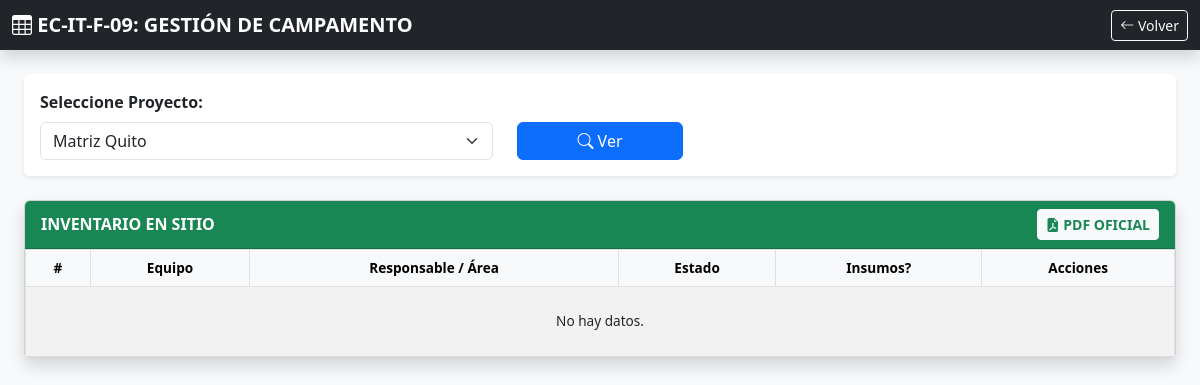
The page /views/admin/ver_matriz.php?sede=1 (signed in) on the database as committed earlier.
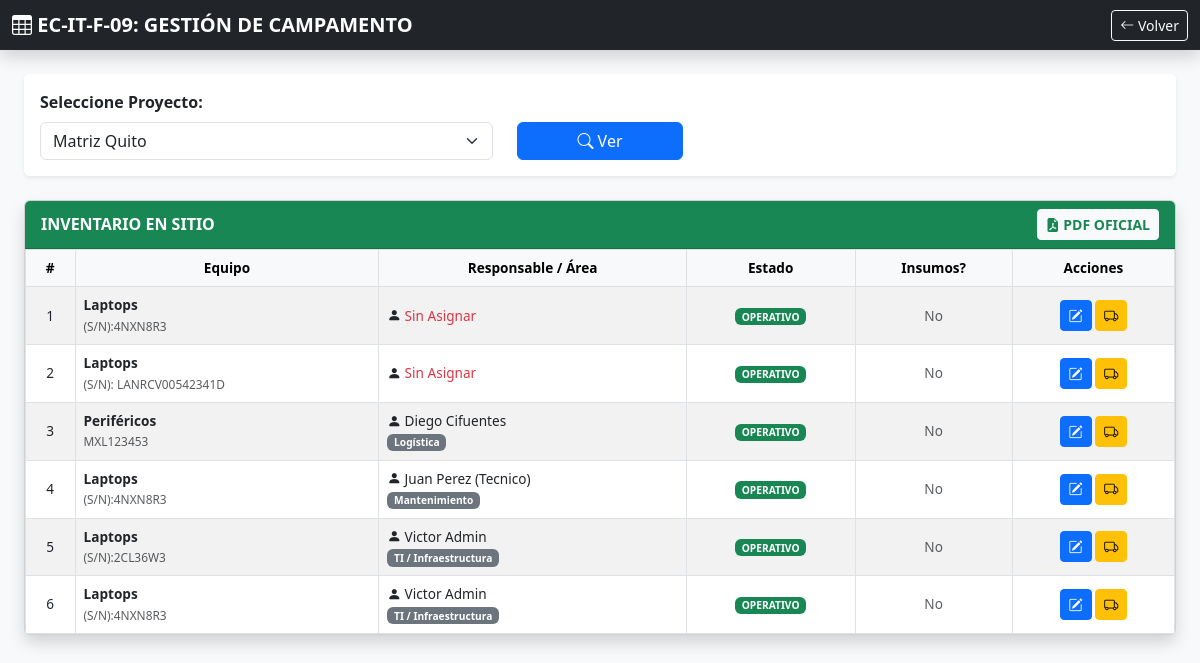
The same page on the database as committed later.
### tables this page shows
CREATE TABLE `activos` (
  `id_activo` int(11) NOT NULL,
  `codigo_interno` varchar(50) NOT NULL,
  `serie` varchar(100) DEFAULT NULL,
  `marca` varchar(50) DEFAULT NULL,
  `modelo` varchar(100) DEFAULT NULL,
  `estado` enum('Operativo','Dañado','Mantenimiento','Baja') DEFAULT 'Operativo',
  `id_categoria` int(11) NOT NULL,
  `id_sede_actual` int(11) NOT NULL,
  `id_usuario_responsable` int(11) DEFAULT NULL,
  `observaciones` text DEFAULT NULL,
  `fecha_registro` timestamp NOT NULL DEFAULT current_timestamp(),
  `necesita_insumos` enum('SI','NO') DEFAULT 'NO'
);

CREATE TABLE `categorias` (
  `id_categoria` int(11) NOT NULL,
  `nombre` varchar(50) NOT NULL
);

CREATE TABLE `usuarios` (
  `id_usuario` int(11) NOT NULL,
  `nombre_completo` varchar(100) NOT NULL,
  `area` varchar(100) DEFAULT 'General',
  `email` varchar(100) NOT NULL,
  `password` varchar(255) NOT NULL,
  `id_rol` int(11) NOT NULL,
  `id_sede` int(11) DEFAULT NULL
);

### models/Matriz.php (called while the page is built, shortened)
<?php
require_once __DIR__ . '/../config/conexion.php';
class Matriz {
    private $conn;
    public function __construct() {
        $database = new Conexion();
        $this->conn = $database->getConexion();
    }
    public function obtenerDatosMatriz($id_sede) {
        $query = "SELECT
                    a.id_activo,
                    a.codigo_interno,
                    c.nombre as equipo,
                    a.serie,
                    u.id_usuario as id_responsable, -- Necesitamos el ID para pre-seleccionar en el modal
                    u.nombre_completo as responsable,
                    u.area,
                    h.fecha_asignacion,
                    s.nombre as ubicacion,
                    a.estado,
                    a.necesita_insumos              -- NUEVO CAMPO
                  FROM activos a
                  INNER JOIN categorias c ON a.id_categoria = c.id_categoria
                  LEFT JOIN usuarios u ON a.id_usuario_responsable = u.id_usuario
                  LEFT JOIN sedes s ON a.id_sede_actual = s.id_sede
                  LEFT JOIN (
                        SELECT id_activo, MAX(fecha_asignacion) as fecha_asignacion
                        FROM historial_movimientos
                        WHERE tipo_movimiento = 'Asignacion'
                        GROUP BY id_activo
                  ) h ON a.id_activo = h.id_activo
                  WHERE a.id_sede_actual = :sede
                  ORDER BY u.area ASC";
        $stmt = $this->conn->prepare($query);
        $stmt->bindParam(":sede", $id_sede);
        $stmt->execute();
        return $stmt;
    }
}
?>

### config/conexion.php (called while the page is built, shortened)
<?php
class Conexion {
    private $host = "localhost";
    private $db_name = "kluane_inventario";
    private $username = "root";
    private $password = "";
    public function getConexion() {
        $this->conn = null;
        try {
            $this->conn = new PDO("mysql:host=" . $this->host . ";dbname=" . $this->db_name, $this->username, $this->password);
            $this->conn->exec("set names utf8");
            $this->conn->setAttribute(PDO::ATTR_ERRMODE, PDO::ERRMODE_EXCEPTION);
        } catch(PDOException $exception) {
            echo "Error de conexión: " . $exception->getMessage();
        }
        return $this->conn;
    }
}
?>

### views/admin/ver_matriz.php (the view, shortened to what the changed rows need)
<?php
require_once '../../models/Matriz.php';
$matrizModel = new Matriz();
$id_sede_seleccionada = '';
if ($_SESSION['id_rol'] == 2) {
    $id_sede_seleccionada = $_SESSION['id_sede'];
} elseif (isset($_GET['sede'])) {
    $id_sede_seleccionada = $_GET['sede'];
}
$datos_matriz = null;
if ($id_sede_seleccionada) {
    $datos_matriz = $matrizModel->obtenerDatosMatriz($id_sede_seleccionada);
}
?>
<!DOCTYPE html>
<html lang="es">
<head>
    <link href="https://cdn.jsdelivr.net/npm/bootstrap@5.3.0/dist/css/bootstrap.min.css" rel="stylesheet">
    <link rel="stylesheet" href="https://cdn.jsdelivr.net/npm/bootstrap-icons@1.11.0/font/bootstrap-icons.css">
</head>
<body class="bg-light">
    <div class="container-fluid px-4">
        <?php if ($datos_matriz): ?>
        <div class="card shadow">
            <div class="card-body p-0">
                <div class="table-responsive">
                    <table class="table table-bordered table-striped mb-0 text-center align-middle" style="font-size: 0.85rem;">
                        <thead class="table-light">
                            <tr>
                                <th>#</th>
                                <th>Equipo</th>
                                <th>Responsable / Área</th>
                                <th>Estado</th>
                                <th>Insumos?</th>
                                <th>Acciones</th>
                            </tr>
                        </thead>
                        <tbody>
                            <?php
                            $contador = 1;
                            if($datos_matriz->rowCount() > 0):
                                while($fila = $datos_matriz->fetch(PDO::FETCH_ASSOC)):
                            ?>
                            <tr>
                                <td><?php echo $contador++; ?></td>
                                <td class="text-start">
                                    <span class="fw-bold"><?php echo $fila['equipo']; ?></span><br>
                                    <small class="text-muted"><?php echo $fila['serie']; ?></small>
                                </td>
                                <td class="text-start">
                                    <i class="bi bi-person-fill"></i> <?php echo $fila['responsable'] ? $fila['responsable'] : '<span class="text-danger">Sin Asignar</span>'; ?><br>
                                    <span class="badge bg-secondary"><?php echo $fila['area']; ?></span>
                                </td>
                                <td>
                                    <?php if($fila['estado'] == 'Operativo'): ?>
                                        <span class="badge bg-success">OPERATIVO</span>
                                    <?php else: ?>
                                        <span class="badge bg-danger"><?php echo $fila['estado']; ?></span>
                                    <?php endif; ?>
                                </td>
                                <td>
                                    <?php if($fila['necesita_insumos'] == 'SI'): ?>
                                        <span class="badge bg-warning text-dark">SI</span>
                                    <?php else: ?>
                                        <span class="text-muted">No</span>
                                    <?php endif; ?>
                                </td>
                                <td>
                                    <button class="btn btn-sm btn-primary"
                                            title="Editar Estado/Responsable"
                                            onclick="abrirModal(
                                                '<?php echo $fila['id_activo']; ?>',
                                                '<?php echo $fila['id_responsable']; ?>',
                                                '<?php echo $fila['estado']; ?>',
                                                '<?php echo $fila['necesita_insumos']; ?>'
                                            )">
                                        <i class="bi bi-pencil-square"></i>
                                    </button>
                                    <button class="btn btn-sm btn-warning"
                                            title="Devolver / Transferir a otra Sede"
                                            onclick="abrirModalTransferir('<?php echo $fila['id_activo']; ?>', '<?php echo $fila['equipo']; ?>')">
                                        <i class="bi bi-truck"></i>
                                    </button>
                                </td>
                            </tr>
                            <?php endwhile;
                            else: ?>
                                <tr><td colspan="6" class="p-4">No hay datos.</td></tr>
                            <?php endif; ?>
                        </tbody>
                    </table>
                </div>
            </div>
        </div>
        <?php endif; ?>
    </div>
</body>
</html>

Rows that differ between the two databases and show on the page:
added activos: id_categoria.nombre "Laptops", serie "(S/N):4NXN8R3", shows "Sin Asignar", estado "OPERATIVO", necesita_insumos "No"
added activos: id_categoria.nombre "Laptops", serie "(S/N): LANRCV00542341D", shows "Sin Asignar", estado "OPERATIVO", necesita_insumos "No"
added activos: id_categoria.nombre "Periféricos", serie "MXL123453", id_usuario_responsable.nombre_completo "Diego Cifuentes", id_usuario_responsable.area "Logística", estado "OPERATIVO", necesita_insumos "No"
added activos: id_categoria.nombre "Laptops", serie "(S/N):4NXN8R3", id_usuario_responsable.nombre_completo "Juan Perez (Tecnico)", id_usuario_responsable.area "Mantenimiento", estado "OPERATIVO", necesita_insumos "No"
added activos: id_categoria.nombre "Laptops", serie "(S/N):2CL36W3", id_usuario_responsable.nombre_completo "Victor Admin", id_usuario_responsable.area "TI / Infraestructura", estado "OPERATIVO", necesita_insumos "No"
added activos: id_categoria.nombre "Laptops", serie "(S/N):4NXN8R3", id_usuario_responsable.nombre_completo "Victor Admin", id_usuario_responsable.area "TI / Infraestructura", estado "OPERATIVO", necesita_insumos "No"
Other text that changed with them:
text no longer shown: "No hay datos."
